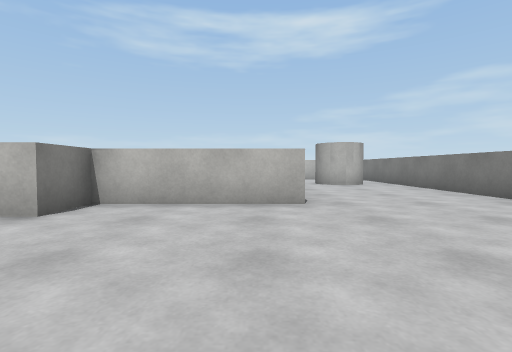
view 1 (above)

20 first-person views from a walk through a 3-D level made in the Unity game engine. The camera is 0.72 m above the floor, tilts 2° down and sees 85° across. The floor is counted in squares, 1 m on a side. Each view is taken from the middle of a square. On the plan, view 1 faces up. The plan holds only what a view shows up to about 10 squares ahead; the rest is blank. The place goes on beyond the plan. The player character is not drawn. Surface patterns are stand-ins for the level's own textures.

view 2
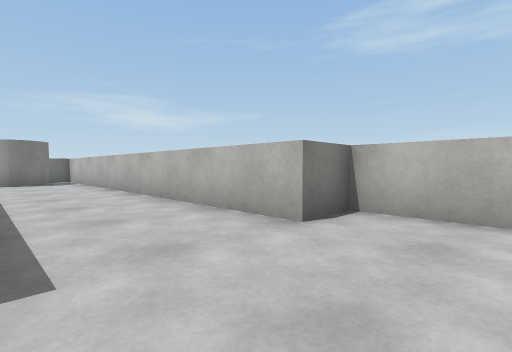

view 3
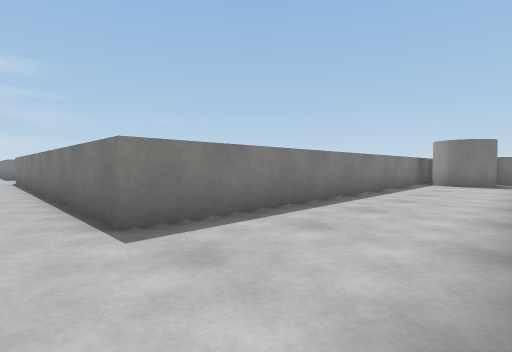

view 4
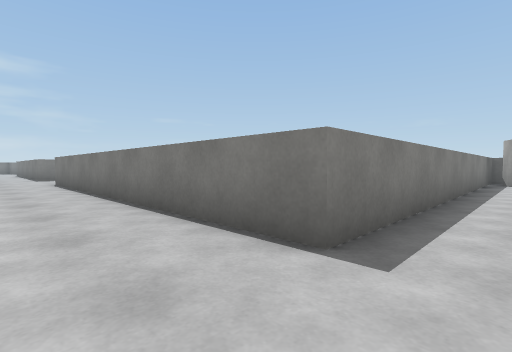

view 5
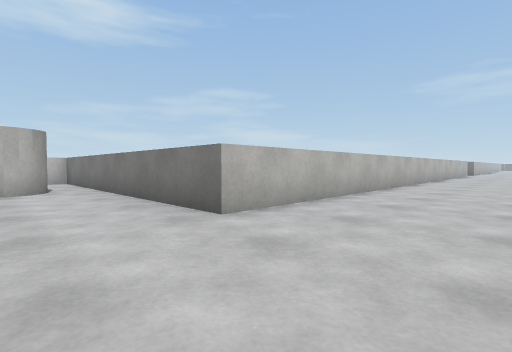

view 6
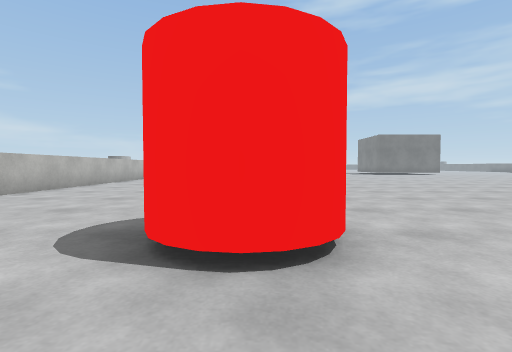

view 7
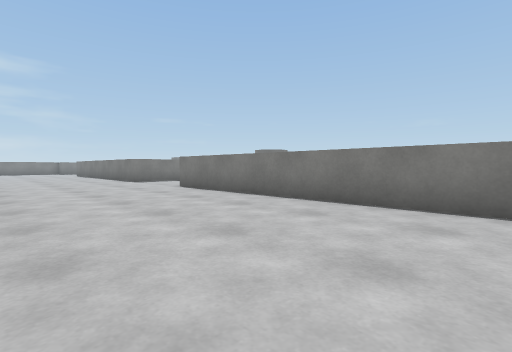

view 8
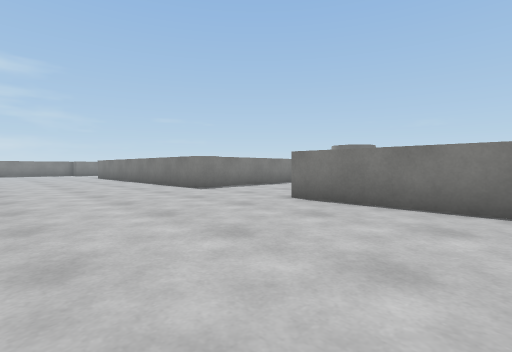

view 9
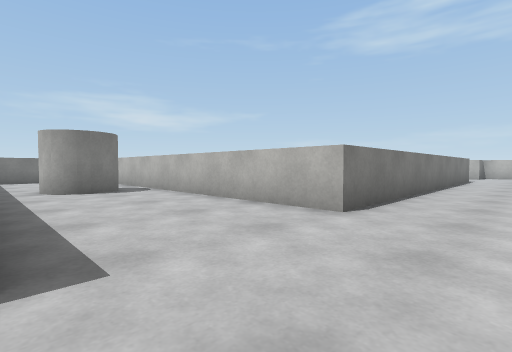

view 10
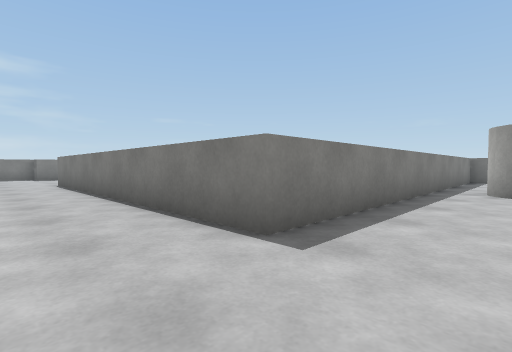

view 11
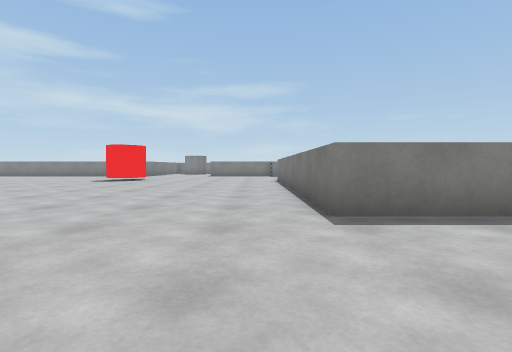

view 12
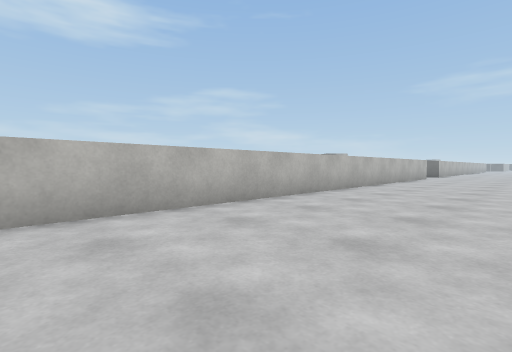

view 13
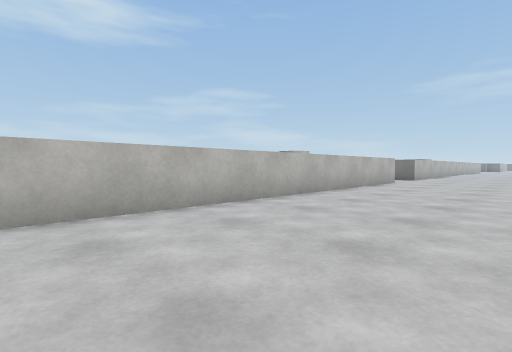

view 14
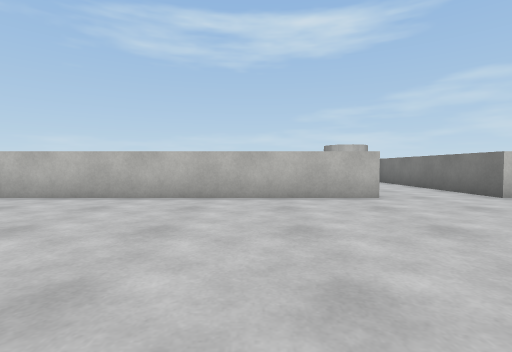

view 15
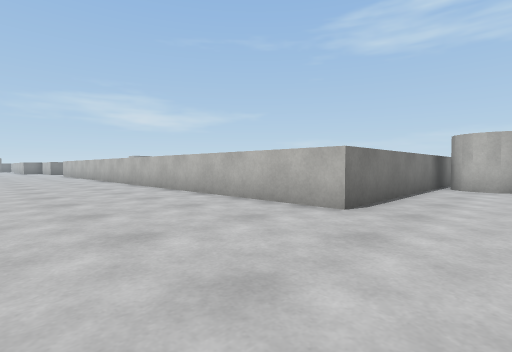

view 16
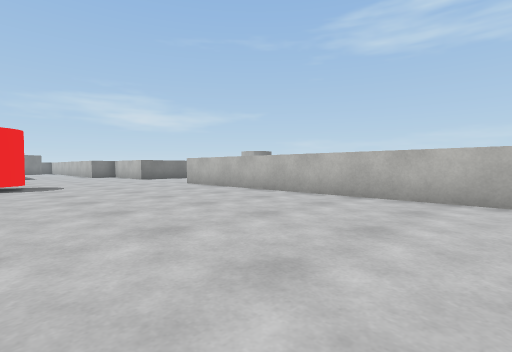

view 17
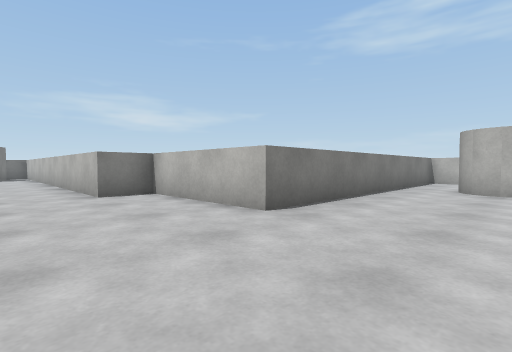

view 18
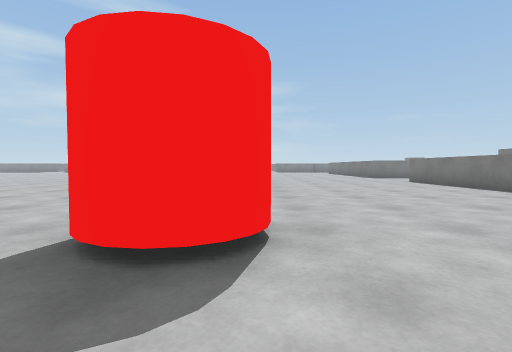

view 19
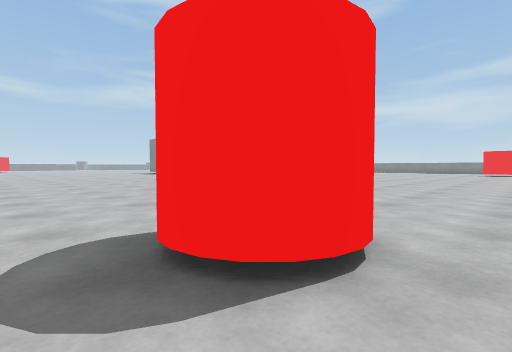

view 20
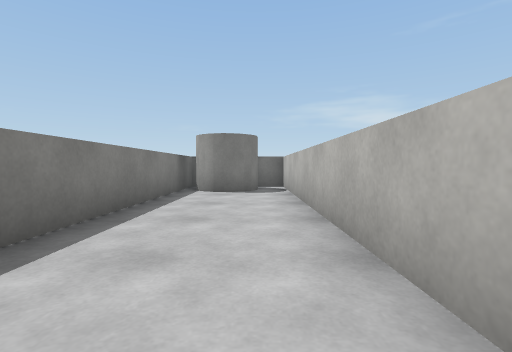

### Floor plan
Points are (right, up) in squares from view 1. A wall is a line through its corners. A room is listed if a view was taken in it or the views show most of it. See-through windows are left out.
Room 1 (views 1, 2, 3, 4, 5, 6, 7, 8, 9, 10, 11, 12, 13, 14, 15, 16, 17, 18, 19, 20)
walls: (3.9, -1.3) (3.8, -0.9) (3.9, -0.5); (4.4, 0) (4.9, 0.1); (0.9, 10.5) (0.9, 5.3) (-3.1, 5.3) (-3.1, 4) (-13.5, 4); (29.6, 5.2) (29.6, 9); (26.8, 10.5) (26.8, 5.3) (5.6, 5.3) (5.6, 10.5); (-9.6, -12.1) (-9.3, -12.4) (-9.2, -13) (-9.5, -13.7); (-10.5, -15) (-3.1, -15) (-3.1, -17.5); (-14.2, 2.9) (-13.7, 2.4) (-13.9, 1.7) (-14.2, 1.3) (-14.6, 1.1); (-15.8, 0.7) (-3.1, 0.7) (-3.1, -11) (-11.1, -11)
ways out: gap at (-15, 1)

Positions as (right, up) in squares from view 1, and headings:
1: (0, 0), facing up
2: (-1, 1), facing up-left
3: (-2, 4), facing down-left
4: (-1, 2), facing down-left
5: (3, 2), facing up-right
6: (2, -1), facing right
7: (2, -2), facing down-left
8: (2, -7), facing down-left
9: (-1, -15), facing up-left
10: (-1, -13), facing down-left
11: (-2, -11), facing down
12: (9, 1), facing up-right
13: (14, 1), facing up-right
14: (24, -1), facing up
15: (29, 1), facing up-left
16: (16, -1), facing up-left
17: (4, 2), facing up-left
18: (4, 2), facing down
19: (3, 1), facing down-right
20: (-6, 3), facing left
